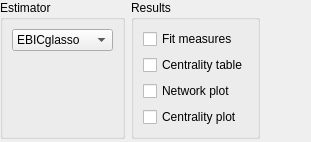
       <widget class="QWidget" name="panelStatistics_2" native="true">
        <layout class="QGridLayout" name="gridLayout_13">
         <property name="leftMargin">
          <number>0</number>
         </property>
         <property name="topMargin">
          <number>0</number>
         </property>
         <property name="bottomMargin">
          <number>3</number>
         </property>
         <item row="0" column="2">
          <spacer name="horizontalSpacer_6">
           <property name="orientation">
            <enum>Qt::Horizontal</enum>
           </property>
           <property name="sizeHint" stdset="0">
            <size>
             <width>40</width>
             <height>20</height>
            </size>
           </property>
          </spacer>
         </item>
         <item row="0" column="0">
          <widget class="GroupBox" name="tests">
           <property name="sizePolicy">
            <sizepolicy hsizetype="Preferred" vsizetype="Preferred">
             <horstretch>0</horstretch>
             <verstretch>0</verstretch>
            </sizepolicy>
           </property>
           <property name="title">
            <string>Estimator</string>
           </property>
           <layout class="QGridLayout" name="gridLayout_7">
            <item row="0" column="0">
             <widget class="BoundComboBox" name="estimator">
              <property name="enabled">
               <bool>true</bool>
              </property>
              <property name="sizePolicy">
               <sizepolicy hsizetype="Fixed" vsizetype="Fixed">
                <horstretch>0</horstretch>
                <verstretch>0</verstretch>
               </sizepolicy>
              </property>
              <item>
               <property name="text">
                <string>EBICglasso</string>
               </property>
              </item>
              <item>
               <property name="text">
                <string>pcor</string>
               </property>
              </item>
              <item>
               <property name="text">
                <string>IsingFit</string>
               </property>
              </item>
              <item>
               <property name="text">
                <string>IsingSampler</string>
               </property>
              </item>
              <item>
               <property name="text">
                <string>huge</string>
               </property>
              </item>
              <item>
               <property name="text">
                <string>adalasso</string>
               </property>
              </item>
              <item>
               <property name="text">
                <string>mgm</string>
               </property>
              </item>
             </widget>
            </item>
            <item row="1" column="0">
             <spacer name="verticalSpacer_7">
              <property name="orientation">
               <enum>Qt::Vertical</enum>
              </property>
              <property name="sizeHint" stdset="0">
               <size>
                <width>20</width>
                <height>40</height>
               </size>
              </property>
             </spacer>
            </item>
           </layout>
          </widget>
         </item>
         <item row="0" column="1">
          <widget class="GroupBox" name="groupBox_7">
           <property name="sizePolicy">
            <sizepolicy hsizetype="Preferred" vsizetype="Preferred">
             <horstretch>0</horstretch>
             <verstretch>0</verstretch>
            </sizepolicy>
           </property>
           <property name="title">
            <string>Results</string>
           </property>
           <layout class="QVBoxLayout" name="verticalLayout">
            <item>
             <widget class="BoundCheckBox" name="tableFitMeasures">
              <property name="sizePolicy">
               <sizepolicy hsizetype="Fixed" vsizetype="Fixed">
                <horstretch>0</horstretch>
                <verstretch>0</verstretch>
               </sizepolicy>
              </property>
              <property name="text">
               <string>Fit measures</string>
              </property>
             </widget>
            </item>
            <item>
             <widget class="BoundCheckBox" name="tableCentrality">
              <property name="sizePolicy">
               <sizepolicy hsizetype="Fixed" vsizetype="Fixed">
                <horstretch>0</horstretch>
                <verstretch>0</verstretch>
               </sizepolicy>
              </property>
              <property name="text">
               <string>Centrality table</string>
              </property>
             </widget>
            </item>
            <item>
             <widget class="BoundCheckBox" name="plotNetwork">
              <property name="sizePolicy">
               <sizepolicy hsizetype="Fixed" vsizetype="Fixed">
                <horstretch>0</horstretch>
                <verstretch>0</verstretch>
               </sizepolicy>
              </property>
              <property name="text">
               <string>Network plot</string>
              </property>
             </widget>
            </item>
            <item>
             <widget class="BoundCheckBox" name="plotCentrality">
              <property name="sizePolicy">
               <sizepolicy hsizetype="Fixed" vsizetype="Fixed">
                <horstretch>0</horstretch>
                <verstretch>0</verstretch>
               </sizepolicy>
              </property>
              <property name="text">
               <string>Centrality plot</string>
              </property>
             </widget>
            </item>
           </layout>
          </widget>
         </item>
        </layout>
       </widget>
